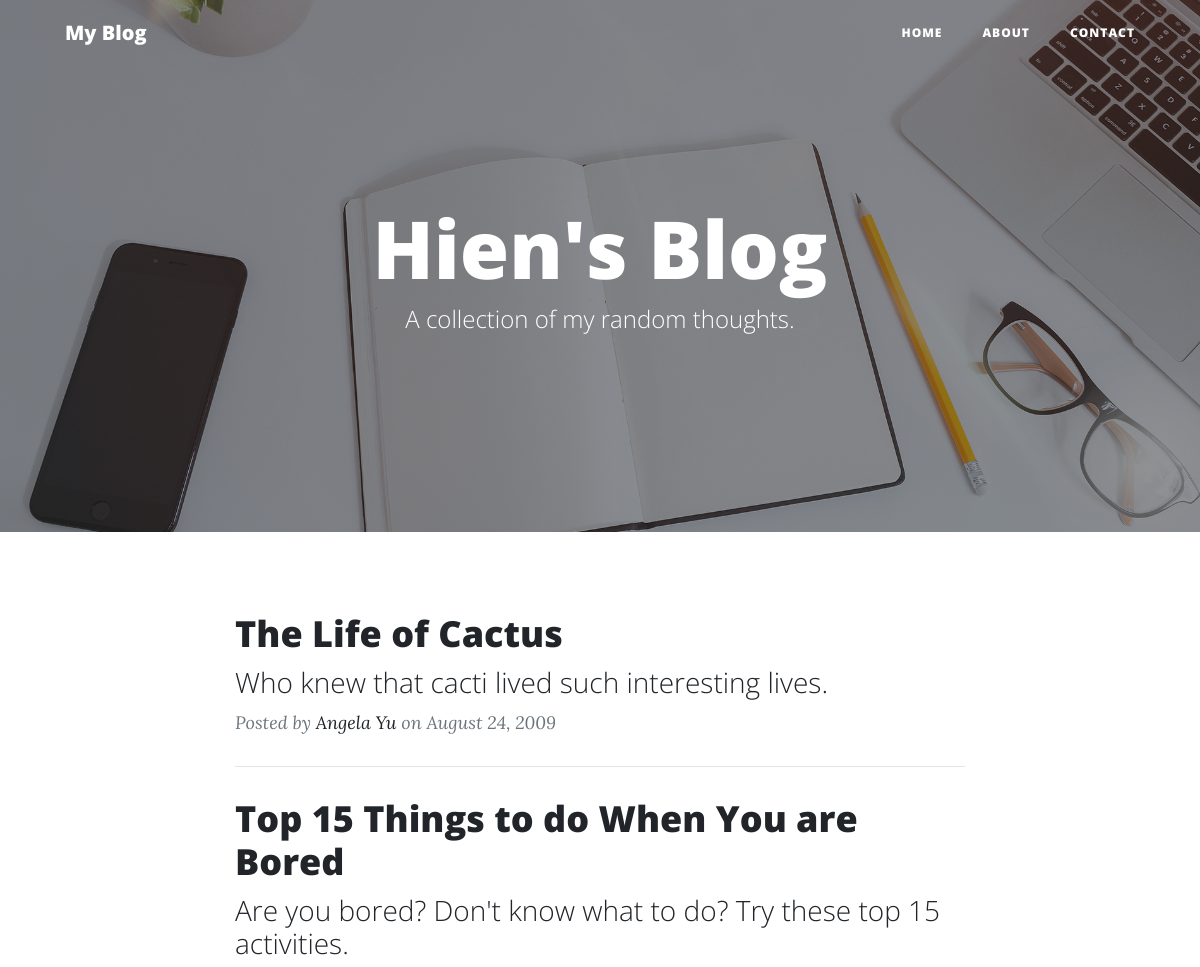
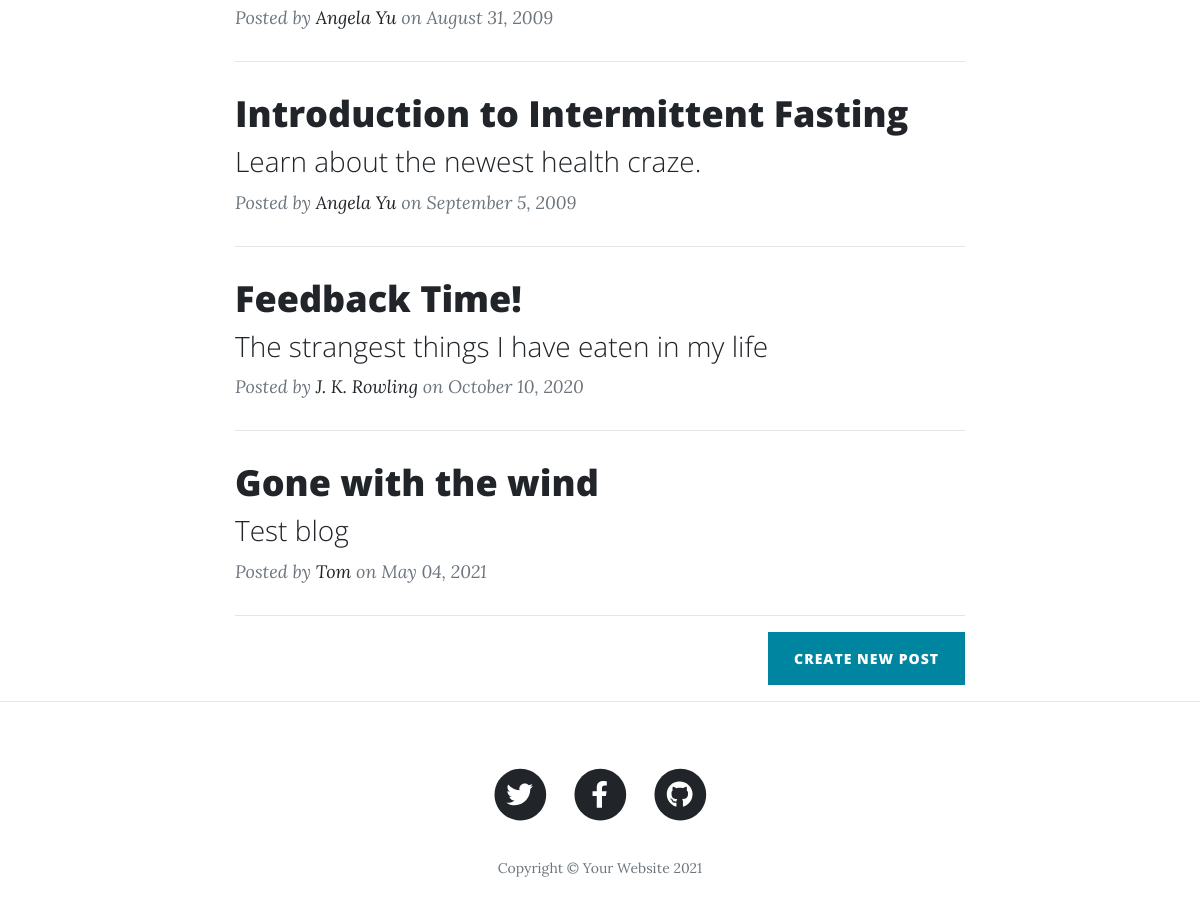
The page / on the database its author committed (2 pictures, top to bottom).
### app.py (models this page shows)
class BlogPost(db.Model):
    id = db.Column(db.Integer, primary_key=True)
    title = db.Column(db.String(250), unique=True, nullable=False)
    subtitle = db.Column(db.String(250), nullable=False)
    date = db.Column(db.String(250), nullable=False)
    body = db.Column(db.Text, nullable=False)
    author = db.Column(db.String(250), nullable=False)
    img_url = db.Column(db.String(250), nullable=False)

### app.py (the view)
@app.route('/')
def home():
    posts = BlogPost.query.all()
    return render_template('index.html', posts=posts)

### templates/index.html
{% include 'header.html' %}
        <header class="masthead" style="background-image: url('../static/img/home-bg.jpg')">
            <div class="overlay"></div>
            <div class="container">
                <div class="row">
                    <div class="col-lg-8 col-md-10 mx-auto">
                        <div class="site-heading">
                            <h1>Hien's Blog</h1>
                            <span class="subheading">A collection of my random thoughts.</span>
                        </div>
                    </div>
                </div>
            </div>
        </header>
        <div class="container">
            <div class="row">
                <div class="col-lg-8 col-md-10 mx-auto">
                    {% for post in posts %}
                    <div class="post-preview">
                        <a href="{{ url_for('show_post', post_id=post.id) }}">
                            <h2 class="post-title">{{ post.title }}</h2>
                            <h3 class="post-subtitle">{{ post.subtitle }}</h3>
                        </a>
                        <p class="post-meta">
                            Posted by
                            <a href="#!">{{ post.author }}</a>
                            on {{ post.date }}
                        </p>
                    </div>
                    <hr />
                    {% endfor %}
                    <div class="clearfix">
                        <a class="btn btn-primary float-right" href="{{url_for('create_post')}}">Create New Post</a>
                    </div>
                </div>
            </div>
        </div>
        <hr />
{% include 'footer.html' %}

### rows shown on the page
BlogPost: title "The Life of Cactus", subtitle "Who knew that cacti lived such interesting lives.", author "Angela Yu", date "August 24, 2009"
BlogPost: title "Top 15 Things to do When You are Bored", subtitle "Are you bored? Don't know what to do? Try these top 15 activities.", author "Angela Yu", date "August 31, 2009"
BlogPost: title "Introduction to Intermittent Fasting", subtitle "Learn about the newest health craze.", author "Angela Yu", date "September 5, 2009"
BlogPost: title "Feedback Time!", subtitle "The strangest things I have eaten in my life", author "J. K. Rowling", date "October 10, 2020"
BlogPost: title "Gone with the wind", subtitle "Test blog", author "Tom", date "May 04, 2021"
